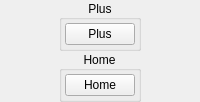
                  <widget class="QWidget" name="buttonMiscButtonsPlusHome" native="true">
                   <layout class="QVBoxLayout" name="buttonMiscButtonsPlusHomeVerticalLayout">
                    <property name="spacing">
                     <number>0</number>
                    </property>
                    <property name="leftMargin">
                     <number>0</number>
                    </property>
                    <property name="topMargin">
                     <number>0</number>
                    </property>
                    <property name="rightMargin">
                     <number>0</number>
                    </property>
                    <property name="bottomMargin">
                     <number>0</number>
                    </property>
                    <item alignment="Qt::AlignHCenter">
                     <widget class="QGroupBox" name="buttonMiscButtonsPlusGroup">
                      <property name="title">
                       <string>Plus</string>
                      </property>
                      <property name="alignment">
                       <set>Qt::AlignCenter</set>
                      </property>
                      <layout class="QVBoxLayout" name="buttonMiscPlusVerticalLayout">
                       <property name="spacing">
                        <number>3</number>
                       </property>
                       <property name="leftMargin">
                        <number>3</number>
                       </property>
                       <property name="topMargin">
                        <number>3</number>
                       </property>
                       <property name="rightMargin">
                        <number>3</number>
                       </property>
                       <property name="bottomMargin">
                        <number>3</number>
                       </property>
                       <item>
                        <widget class="QPushButton" name="buttonPlus">
                         <property name="minimumSize">
                          <size>
                           <width>70</width>
                           <height>0</height>
                          </size>
                         </property>
                         <property name="maximumSize">
                          <size>
                           <width>68</width>
                           <height>16777215</height>
                          </size>
                         </property>
                         <property name="styleSheet">
                          <string notr="true">min-width: 68px;</string>
                         </property>
                         <property name="text">
                          <string>Plus</string>
                         </property>
                        </widget>
                       </item>
                      </layout>
                     </widget>
                    </item>
                    <item alignment="Qt::AlignHCenter">
                     <widget class="QGroupBox" name="buttonMiscButtonsHomeGroup">
                      <property name="title">
                       <string>Home</string>
                      </property>
                      <property name="alignment">
                       <set>Qt::AlignCenter</set>
                      </property>
                      <layout class="QVBoxLayout" name="buttonMiscHomeVerticalLayout">
                       <property name="spacing">
                        <number>3</number>
                       </property>
                       <property name="leftMargin">
                        <number>3</number>
                       </property>
                       <property name="topMargin">
                        <number>3</number>
                       </property>
                       <property name="rightMargin">
                        <number>3</number>
                       </property>
                       <property name="bottomMargin">
                        <number>3</number>
                       </property>
                       <item>
                        <widget class="QPushButton" name="buttonHome">
                         <property name="minimumSize">
                          <size>
                           <width>70</width>
                           <height>0</height>
                          </size>
                         </property>
                         <property name="maximumSize">
                          <size>
                           <width>68</width>
                           <height>16777215</height>
                          </size>
                         </property>
                         <property name="styleSheet">
                          <string notr="true">min-width: 68px;</string>
                         </property>
                         <property name="text">
                          <string>Home</string>
                         </property>
                        </widget>
                       </item>
                      </layout>
                     </widget>
                    </item>
                   </layout>
                  </widget>
